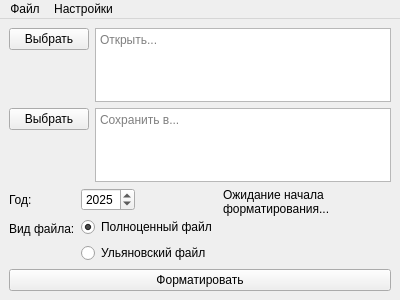
<?xml version="1.0" encoding="UTF-8"?>
<ui version="4.0">
 <class>MainWindow</class>
 <widget class="QMainWindow" name="MainWindow">
  <property name="geometry">
   <rect>
    <x>0</x>
    <y>0</y>
    <width>400</width>
    <height>300</height>
   </rect>
  </property>
  <property name="minimumSize">
   <size>
    <width>400</width>
    <height>300</height>
   </size>
  </property>
  <property name="windowTitle">
   <string>Кадровые данные</string>
  </property>
  <widget class="QWidget" name="centralwidget">
   <layout class="QVBoxLayout" name="verticalLayout_3">
    <item>
     <layout class="QFormLayout" name="formLayout">
      <item row="0" column="1">
       <widget class="QTextEdit" name="textEditSelectedFilePath">
        <property name="sizePolicy">
         <sizepolicy hsizetype="Expanding" vsizetype="Expanding">
          <horstretch>0</horstretch>
          <verstretch>0</verstretch>
         </sizepolicy>
        </property>
        <property name="placeholderText">
         <string>Открыть...</string>
        </property>
       </widget>
      </item>
      <item row="1" column="1">
       <widget class="QTextEdit" name="textEditResultPath">
        <property name="sizePolicy">
         <sizepolicy hsizetype="Expanding" vsizetype="Expanding">
          <horstretch>0</horstretch>
          <verstretch>0</verstretch>
         </sizepolicy>
        </property>
        <property name="placeholderText">
         <string>Сохранить в...</string>
        </property>
       </widget>
      </item>
      <item row="0" column="0">
       <widget class="QPushButton" name="btnOpenFile">
        <property name="sizePolicy">
         <sizepolicy hsizetype="Maximum" vsizetype="Maximum">
          <horstretch>0</horstretch>
          <verstretch>0</verstretch>
         </sizepolicy>
        </property>
        <property name="text">
         <string>Выбрать</string>
        </property>
       </widget>
      </item>
      <item row="1" column="0">
       <widget class="QPushButton" name="btnSelectResultPath">
        <property name="sizePolicy">
         <sizepolicy hsizetype="Maximum" vsizetype="Maximum">
          <horstretch>0</horstretch>
          <verstretch>0</verstretch>
         </sizepolicy>
        </property>
        <property name="text">
         <string>Выбрать</string>
        </property>
       </widget>
      </item>
     </layout>
    </item>
    <item>
     <layout class="QHBoxLayout" name="horizontalLayout">
      <item>
       <layout class="QFormLayout" name="formLayoutSettings">
        <item row="0" column="0">
         <widget class="QLabel" name="labelYear">
          <property name="sizePolicy">
           <sizepolicy hsizetype="Maximum" vsizetype="Preferred">
            <horstretch>0</horstretch>
            <verstretch>0</verstretch>
           </sizepolicy>
          </property>
          <property name="text">
           <string>Год:</string>
          </property>
         </widget>
        </item>
        <item row="0" column="1">
         <widget class="QSpinBox" name="spinBoxFileYear">
          <property name="sizePolicy">
           <sizepolicy hsizetype="Maximum" vsizetype="Fixed">
            <horstretch>0</horstretch>
            <verstretch>0</verstretch>
           </sizepolicy>
          </property>
          <property name="minimum">
           <number>2000</number>
          </property>
          <property name="maximum">
           <number>3000</number>
          </property>
          <property name="value">
           <number>2025</number>
          </property>
         </widget>
        </item>
        <item row="1" column="0">
         <widget class="QLabel" name="labelFileType">
          <property name="sizePolicy">
           <sizepolicy hsizetype="Maximum" vsizetype="Preferred">
            <horstretch>0</horstretch>
            <verstretch>0</verstretch>
           </sizepolicy>
          </property>
          <property name="text">
           <string>Вид файла:</string>
          </property>
         </widget>
        </item>
        <item row="1" column="1">
         <layout class="QVBoxLayout" name="verticalLayout">
          <item>
           <widget class="QRadioButton" name="radioBtnFullFile">
            <property name="text">
             <string>Полноценный файл</string>
            </property>
            <property name="checked">
             <bool>true</bool>
            </property>
           </widget>
          </item>
          <item>
           <widget class="QRadioButton" name="radioBtnULFile">
            <property name="text">
             <string>Ульяновский файл</string>
            </property>
           </widget>
          </item>
         </layout>
        </item>
       </layout>
      </item>
      <item>
       <widget class="QLabel" name="labelError">
        <property name="sizePolicy">
         <sizepolicy hsizetype="Expanding" vsizetype="Expanding">
          <horstretch>0</horstretch>
          <verstretch>0</verstretch>
         </sizepolicy>
        </property>
        <property name="text">
         <string>Ожидание начала форматирования...</string>
        </property>
        <property name="alignment">
         <set>Qt::AlignLeading|Qt::AlignLeft|Qt::AlignTop</set>
        </property>
        <property name="wordWrap">
         <bool>true</bool>
        </property>
       </widget>
      </item>
     </layout>
    </item>
    <item>
     <widget class="QPushButton" name="btnDoFormatToCSV">
      <property name="text">
       <string>Форматировать</string>
      </property>
     </widget>
    </item>
   </layout>
  </widget>
  <widget class="QMenuBar" name="menuBar">
   <property name="geometry">
    <rect>
     <x>0</x>
     <y>0</y>
     <width>400</width>
     <height>21</height>
    </rect>
   </property>
   <widget class="QMenu" name="menu_settings">
    <property name="title">
     <string>Настройки</string>
    </property>
    <addaction name="actionOpenSheetSettingsWindow"/>
    <addaction name="actionSettingsListIgnore"/>
   </widget>
   <widget class="QMenu" name="menu_file">
    <property name="title">
     <string>Файл</string>
    </property>
    <addaction name="actionImport"/>
    <addaction name="actionExport"/>
   </widget>
   <addaction name="menu_file"/>
   <addaction name="menu_settings"/>
  </widget>
  <action name="actionOpenSheetSettingsWindow">
   <property name="text">
    <string>Открыть настройки листов</string>
   </property>
  </action>
  <action name="actionSettingsListIgnore">
   <property name="text">
    <string>Игнориривать листы...</string>
   </property>
  </action>
  <action name="actionExportSettingsFile">
   <property name="text">
    <string>Экспорт файла настроек</string>
   </property>
  </action>
  <action name="action">
   <property name="text">
    <string>Экспортировать настройки</string>
   </property>
  </action>
  <action name="action_2">
   <property name="text">
    <string>Импортроовать настройки</string>
   </property>
  </action>
  <action name="actionImport">
   <property name="text">
    <string>Импортировать настройки</string>
   </property>
  </action>
  <action name="actionExport">
   <property name="text">
    <string>Экспортировать настройки</string>
   </property>
  </action>
 </widget>
 <tabstops>
  <tabstop>spinBoxFileYear</tabstop>
  <tabstop>radioBtnFullFile</tabstop>
  <tabstop>radioBtnULFile</tabstop>
  <tabstop>btnDoFormatToCSV</tabstop>
 </tabstops>
 <resources/>
 <connections/>
</ui>
